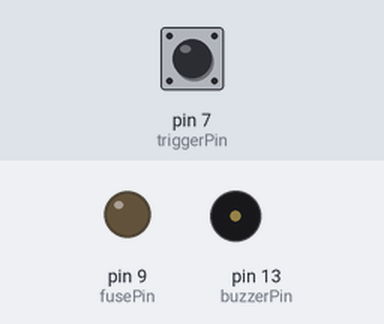
This sketch was run on a simulated Arduino Uno, built with avr-gcc and run on an emulated ATmega328P. On the bench: output pins drawn as LEDs (lit = HIGH), buzzer (waves = sounding). The test bench sets the inputs (shaded band); at power-on: pin 7 (triggerPin) HIGH. What the sketch prints to the serial monitor is not drawn.

Above: at 1.3 s.
1.4 s: pin 7 (triggerPin) pulled LOW for 0.15 s
At 2.85 s:
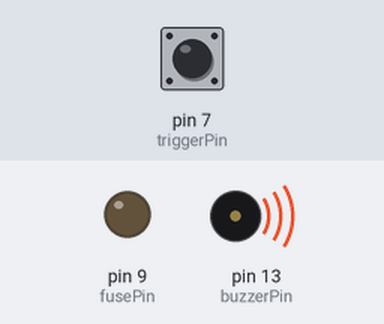
At 11.9 s:
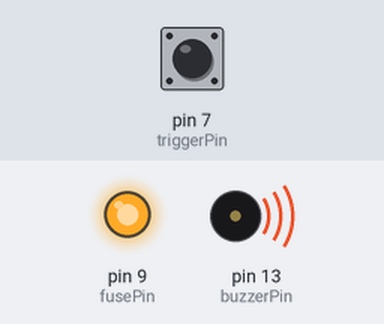
Timing chart, 0 to 13.1 s (numbered marks = the images above; inputs shaded):
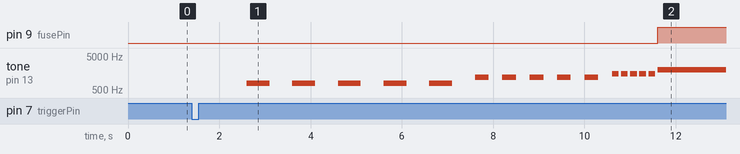

The sketch:

arduino_ignition_controller.ino
```cpp
// ============================================================
//   Stellar Ignition System — Arduino UNO Ignition Controller
//   Author  : Bismaya Guruprasad Panda | Debasish Nayak
//   Board   : Arduino UNO
//   Role    : Countdown Timer · Buzzer · Fuse PWM Trigger
// ============================================================

// ── Pin Definitions ──────────────────────────────────────────
const int buzzerPin  = 13;  // Piezo buzzer output
const int triggerPin = 7;   // Trigger input from ESP32 (INPUT_PULLUP, LOW = fire)
const int fusePin    = 9;   // PWM output to ignition fuse driver circuit

// ─────────────────────────────────────────────────────────────
void setup()
{
  Serial.begin(9600);

  pinMode(buzzerPin,  OUTPUT);
  pinMode(triggerPin, INPUT_PULLUP); // LOW pulse from ESP32 GPIO 4 starts sequence
  pinMode(fusePin,    OUTPUT);

  digitalWrite(fusePin, LOW); // Ensure fuse is off at power-up

  Serial.println("========================================");
  Serial.println("         LAUNCH COUNTDOWN SYSTEM       ");
  Serial.println("========================================");
  Serial.println();
  Serial.println("System Ready.");
  Serial.println("Waiting for launch signal on pin 7...");
  Serial.println("Fuse trigger on pin 9 - READY");
}

// ─────────────────────────────────────────────────────────────
void loop()
{
  if (digitalRead(triggerPin) == LOW)
  {
    Serial.println("Launch signal received!");
    delay(200); // Software debounce

    rocketCountdown();

    Serial.println("System on standby mode.");
    Serial.println("Waiting for next launch signal on pin 7...");
    Serial.println();
    delay(500);
  }
}

// ── Full Launch Sequence ─────────────────────────────────────
void rocketCountdown()
{
  Serial.println("INITIATING LAUNCH SEQUENCE...");
  Serial.println();
  delay(1000);

  // ── Phase 1: Slow countdown T-10 to T-6 ──────────────────
  Serial.println("=== PHASE 1: INITIAL COUNTDOWN ===");
  for (int i = 10; i >= 6; i--)
  {
    Serial.print("T-");
    Serial.println(i);
    tone(buzzerPin, 800, 500); // 800 Hz for 500 ms
    delay(1000);
  }
  Serial.println();

  // ── Phase 2: Accelerating countdown T-5 to T-1 ───────────
  Serial.println("=== PHASE 2: ACCELERATION PHASE ===");
  for (int i = 5; i >= 1; i--)
  {
    Serial.print("T-");
    Serial.println(i);
    tone(buzzerPin, 1200, 300); // 1200 Hz for 300 ms
    delay(600);
  }
  Serial.println();

  // ── Phase 3: Rapid pre-ignition beeps ────────────────────
  Serial.println("=== PHASE 3: FINAL SEQUENCE ===");
  for (int i = 0; i < 5; i++)
  {
    Serial.print("WARNING   ");
    tone(buzzerPin, 1500, 150);
    delay(200);
  }
  Serial.println();

  Serial.println("LAUNCH!");
  Serial.println("Deployment Successful!");

  // ── Ignition: full 100% PWM for 3 seconds ────────────────
  Serial.println("*** ACTIVATING FUSE TRIGGER ***");

  tone(buzzerPin, 2000);     // Continuous 2000 Hz alarm tone
  analogWrite(fusePin, 255); // 100% duty cycle → full current to fuse

  for (int i = 1; i <= 3; i++)
  {
    delay(1000);
    Serial.print("Launch +");
    Serial.print(i);
    Serial.println(" seconds - FUSE ACTIVE");
  }

  noTone(buzzerPin);         // Stop buzzer
  analogWrite(fusePin, 0);   // Cut power to fuse

  Serial.println("*** FUSE TRIGGER DEACTIVATED ***");
  Serial.println();
  Serial.println("=== LAUNCH SEQUENCE COMPLETED ===");
  Serial.println("System Status: Normal");
  Serial.println("Launch successful!");
  Serial.println("========================================");
  Serial.println();
}
```

Measured:
- after the input at 1.4 s, pin 9 (fusePin): LOW → HIGH after 10.2 s; tone on pin 13 (buzzerPin): plays 800 Hz for 0.50 s, 800 Hz for 0.50 s, 800 Hz for 0.50 s, 800 Hz for 0.50 s, 800 Hz for 0.50 s, 1200 Hz for 0.30 s … (16 notes in this stretch), starting after 1.2 s
